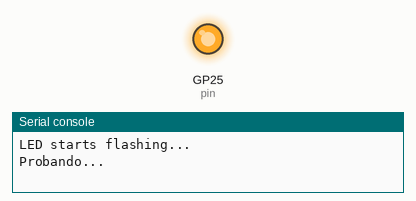
Simulated run of this program. Board: Raspberry Pi Pico running MicroPython. Shown: output pins drawn as LEDs (lit = HIGH), the last lines printed to the serial console.

Above: at 2.5 s.
At 7.5 s:
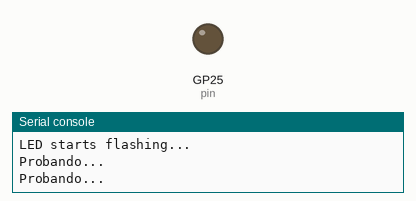
Timing chart, 0 to 13.0 s (numbered marks = the images above):
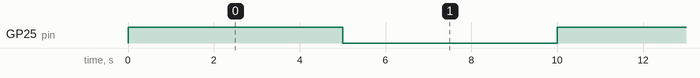

The program:

blink.py
```python
from machine import Pin
from utime import sleep

pin = Pin("LED", Pin.OUT)

print("LED starts flashing...")
while True:
    try:
        print("Probando...")
        pin.toggle()
        sleep(5) # sleep 1sec
    except KeyboardInterrupt:
        break
pin.off()
print("Finished.")
```

Measured:
- by itself, GP25 (pin): alternates HIGH for 5.0 s and LOW for 5.0 s
